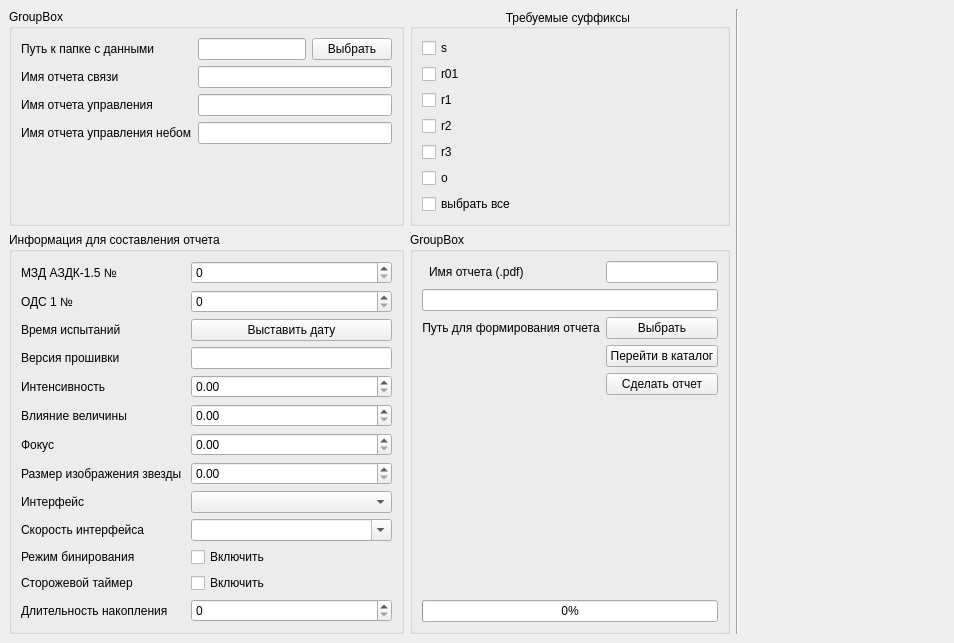
<?xml version="1.0" encoding="UTF-8"?>
<ui version="4.0">
 <class>MainWindow</class>
 <widget class="QMainWindow" name="MainWindow">
  <property name="geometry">
   <rect>
    <x>0</x>
    <y>0</y>
    <width>851</width>
    <height>576</height>
   </rect>
  </property>
  <property name="windowTitle">
   <string>MainWindow</string>
  </property>
  <widget class="QWidget" name="centralwidget">
   <layout class="QHBoxLayout" name="horizontalLayout_2" stretch="0,0,1110">
    <property name="sizeConstraint">
     <enum>QLayout::SetFixedSize</enum>
    </property>
    <item>
     <layout class="QGridLayout" name="gridLayout">
      <item row="0" column="0">
       <widget class="QGroupBox" name="groupBox_2">
        <property name="title">
         <string>GroupBox</string>
        </property>
        <layout class="QFormLayout" name="formLayout_2">
         <item row="0" column="0">
          <widget class="QLabel" name="label_5">
           <property name="text">
            <string>Путь к папке с данными</string>
           </property>
           <property name="scaledContents">
            <bool>true</bool>
           </property>
          </widget>
         </item>
         <item row="0" column="1">
          <layout class="QHBoxLayout" name="horizontalLayout">
           <item>
            <widget class="QLineEdit" name="path_to_file_line"/>
           </item>
           <item>
            <widget class="QPushButton" name="puth_to_file_button">
             <property name="text">
              <string>Выбрать</string>
             </property>
            </widget>
           </item>
          </layout>
         </item>
         <item row="1" column="1">
          <widget class="QLineEdit" name="name_report_line"/>
         </item>
         <item row="1" column="0">
          <widget class="QLabel" name="label">
           <property name="text">
            <string>Имя отчета связи</string>
           </property>
           <property name="scaledContents">
            <bool>true</bool>
           </property>
          </widget>
         </item>
         <item row="2" column="0">
          <widget class="QLabel" name="label_2">
           <property name="text">
            <string>Имя отчета управления</string>
           </property>
           <property name="scaledContents">
            <bool>true</bool>
           </property>
          </widget>
         </item>
         <item row="2" column="1">
          <widget class="QLineEdit" name="management_report_line"/>
         </item>
         <item row="3" column="0">
          <widget class="QLabel" name="label_3">
           <property name="text">
            <string>Имя отчета управления небом</string>
           </property>
           <property name="scaledContents">
            <bool>true</bool>
           </property>
          </widget>
         </item>
         <item row="3" column="1">
          <widget class="QLineEdit" name="management_sky_report_line"/>
         </item>
        </layout>
       </widget>
      </item>
      <item row="0" column="1">
       <widget class="QGroupBox" name="groupBox">
        <property name="title">
         <string>Требуемые суффиксы </string>
        </property>
        <property name="alignment">
         <set>Qt::AlignCenter</set>
        </property>
        <layout class="QVBoxLayout" name="verticalLayout_2">
         <item>
          <widget class="QCheckBox" name="sfx_s">
           <property name="text">
            <string>s</string>
           </property>
          </widget>
         </item>
         <item>
          <widget class="QCheckBox" name="sfx_ro1">
           <property name="text">
            <string>r01</string>
           </property>
          </widget>
         </item>
         <item>
          <widget class="QCheckBox" name="sfx_r1">
           <property name="text">
            <string>r1</string>
           </property>
          </widget>
         </item>
         <item>
          <widget class="QCheckBox" name="sfx_r2">
           <property name="text">
            <string>r2</string>
           </property>
          </widget>
         </item>
         <item>
          <widget class="QCheckBox" name="sfx_r3">
           <property name="text">
            <string>r3</string>
           </property>
          </widget>
         </item>
         <item>
          <widget class="QCheckBox" name="sfx_o">
           <property name="layoutDirection">
            <enum>Qt::LeftToRight</enum>
           </property>
           <property name="text">
            <string>o</string>
           </property>
          </widget>
         </item>
         <item>
          <widget class="QCheckBox" name="sfx_all">
           <property name="text">
            <string>выбрать все</string>
           </property>
          </widget>
         </item>
        </layout>
       </widget>
      </item>
      <item row="1" column="0">
       <widget class="QGroupBox" name="groupBox_3">
        <property name="title">
         <string>Информация для составления отчета</string>
        </property>
        <layout class="QFormLayout" name="formLayout">
         <item row="0" column="0">
          <widget class="QLabel" name="label_7">
           <property name="text">
            <string>МЗД АЗДК-1.5 №</string>
           </property>
          </widget>
         </item>
         <item row="0" column="1">
          <widget class="QSpinBox" name="number_spinBox"/>
         </item>
         <item row="1" column="0">
          <widget class="QLabel" name="label_19">
           <property name="text">
            <string>ОДС 1 №</string>
           </property>
          </widget>
         </item>
         <item row="1" column="1">
          <widget class="QSpinBox" name="number_ods_spinBox"/>
         </item>
         <item row="2" column="0">
          <widget class="QLabel" name="label_18">
           <property name="text">
            <string>Время испытаний</string>
           </property>
          </widget>
         </item>
         <item row="2" column="1">
          <widget class="QPushButton" name="pushButton">
           <property name="text">
            <string>Выставить дату</string>
           </property>
          </widget>
         </item>
         <item row="3" column="0">
          <widget class="QLabel" name="label_8">
           <property name="text">
            <string>Версия прошивки</string>
           </property>
          </widget>
         </item>
         <item row="3" column="1">
          <widget class="QLineEdit" name="firmware_line"/>
         </item>
         <item row="4" column="0">
          <widget class="QLabel" name="label_9">
           <property name="text">
            <string>Интенсивность </string>
           </property>
          </widget>
         </item>
         <item row="4" column="1">
          <widget class="QDoubleSpinBox" name="intensity_doubleSpinBox"/>
         </item>
         <item row="5" column="0">
          <widget class="QLabel" name="label_10">
           <property name="text">
            <string>Влияние величины</string>
           </property>
          </widget>
         </item>
         <item row="5" column="1">
          <widget class="QDoubleSpinBox" name="influence_doubleSpinBox"/>
         </item>
         <item row="6" column="0">
          <widget class="QLabel" name="label_11">
           <property name="text">
            <string>Фокус </string>
           </property>
          </widget>
         </item>
         <item row="6" column="1">
          <widget class="QDoubleSpinBox" name="focus_doubleSpinBox"/>
         </item>
         <item row="7" column="0">
          <widget class="QLabel" name="label_12">
           <property name="text">
            <string>Размер изображения звезды </string>
           </property>
          </widget>
         </item>
         <item row="7" column="1">
          <widget class="QDoubleSpinBox" name="size_doubleSpinBox"/>
         </item>
         <item row="8" column="0">
          <widget class="QLabel" name="label_13">
           <property name="text">
            <string>Интерфейс</string>
           </property>
          </widget>
         </item>
         <item row="8" column="1">
          <widget class="QComboBox" name="comboBox"/>
         </item>
         <item row="9" column="0">
          <widget class="QLabel" name="label_14">
           <property name="text">
            <string>Скорость интерфейса</string>
           </property>
          </widget>
         </item>
         <item row="9" column="1">
          <widget class="QComboBox" name="speed_comboBox">
           <property name="editable">
            <bool>true</bool>
           </property>
          </widget>
         </item>
         <item row="10" column="0">
          <widget class="QLabel" name="label_15">
           <property name="text">
            <string>Режим бинирования</string>
           </property>
          </widget>
         </item>
         <item row="10" column="1">
          <widget class="QCheckBox" name="checkBox">
           <property name="text">
            <string>Включить</string>
           </property>
          </widget>
         </item>
         <item row="11" column="0">
          <widget class="QLabel" name="label_22">
           <property name="text">
            <string>Сторожевой таймер</string>
           </property>
          </widget>
         </item>
         <item row="11" column="1">
          <widget class="QCheckBox" name="checkBox_timer">
           <property name="text">
            <string>Включить</string>
           </property>
          </widget>
         </item>
         <item row="12" column="0">
          <widget class="QLabel" name="label_23">
           <property name="text">
            <string>Длительность накопления</string>
           </property>
          </widget>
         </item>
         <item row="12" column="1">
          <widget class="QSpinBox" name="duration_spinBox"/>
         </item>
        </layout>
       </widget>
      </item>
      <item row="1" column="1">
       <widget class="QGroupBox" name="groupBox_4">
        <property name="title">
         <string>GroupBox</string>
        </property>
        <layout class="QFormLayout" name="formLayout_3">
         <item row="0" column="0">
          <widget class="QLabel" name="label_16">
           <property name="text">
            <string>  Имя отчета (.pdf)</string>
           </property>
           <property name="alignment">
            <set>Qt::AlignCenter</set>
           </property>
          </widget>
         </item>
         <item row="0" column="1">
          <widget class="QLineEdit" name="file_name_line"/>
         </item>
         <item row="2" column="0">
          <widget class="QLabel" name="label_17">
           <property name="text">
            <string>Путь для формирования отчета</string>
           </property>
           <property name="alignment">
            <set>Qt::AlignCenter</set>
           </property>
          </widget>
         </item>
         <item row="3" column="1">
          <widget class="QPushButton" name="to_path_button">
           <property name="text">
            <string>Перейти в каталог</string>
           </property>
          </widget>
         </item>
         <item row="4" column="1">
          <widget class="QPushButton" name="create_button">
           <property name="text">
            <string>Сделать отчет</string>
           </property>
          </widget>
         </item>
         <item row="1" column="0" colspan="2">
          <widget class="QLineEdit" name="savepath_line"/>
         </item>
         <item row="2" column="1">
          <widget class="QPushButton" name="save_path_button">
           <property name="text">
            <string>Выбрать</string>
           </property>
          </widget>
         </item>
         <item row="6" column="0" colspan="2">
          <widget class="QProgressBar" name="progressBar">
           <property name="styleSheet">
            <string notr="true">QProgressBar {
    text-align: center;
}</string>
           </property>
           <property name="maximum">
            <number>100</number>
           </property>
           <property name="value">
            <number>0</number>
           </property>
           <property name="alignment">
            <set>Qt::AlignBottom|Qt::AlignLeading|Qt::AlignLeft</set>
           </property>
           <property name="textDirection">
            <enum>QProgressBar::TopToBottom</enum>
           </property>
          </widget>
         </item>
         <item row="5" column="0">
          <spacer name="verticalSpacer">
           <property name="orientation">
            <enum>Qt::Vertical</enum>
           </property>
           <property name="sizeHint" stdset="0">
            <size>
             <width>20</width>
             <height>40</height>
            </size>
           </property>
          </spacer>
         </item>
        </layout>
       </widget>
      </item>
     </layout>
    </item>
    <item>
     <widget class="Line" name="line_5">
      <property name="orientation">
       <enum>Qt::Vertical</enum>
      </property>
     </widget>
    </item>
    <item>
     <widget class="LogWidget" name="loger" native="true">
      <property name="minimumSize">
       <size>
        <width>200</width>
        <height>0</height>
       </size>
      </property>
     </widget>
    </item>
   </layout>
  </widget>
 </widget>
 <customwidgets>
  <customwidget>
   <class>LogWidget</class>
   <extends>QWidget</extends>
   <header>log/logw.h</header>
   <container>1</container>
  </customwidget>
 </customwidgets>
 <resources/>
 <connections/>
</ui>
